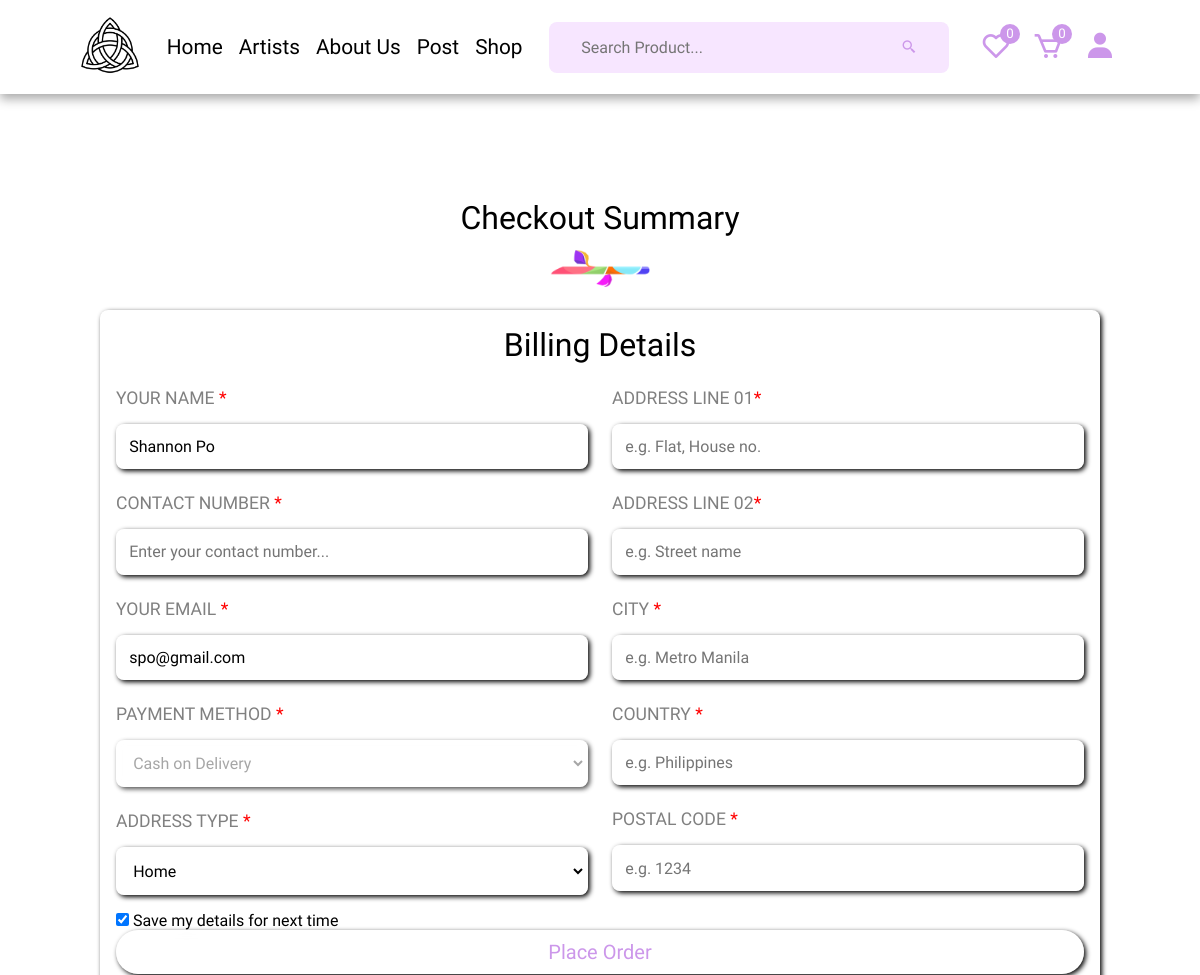
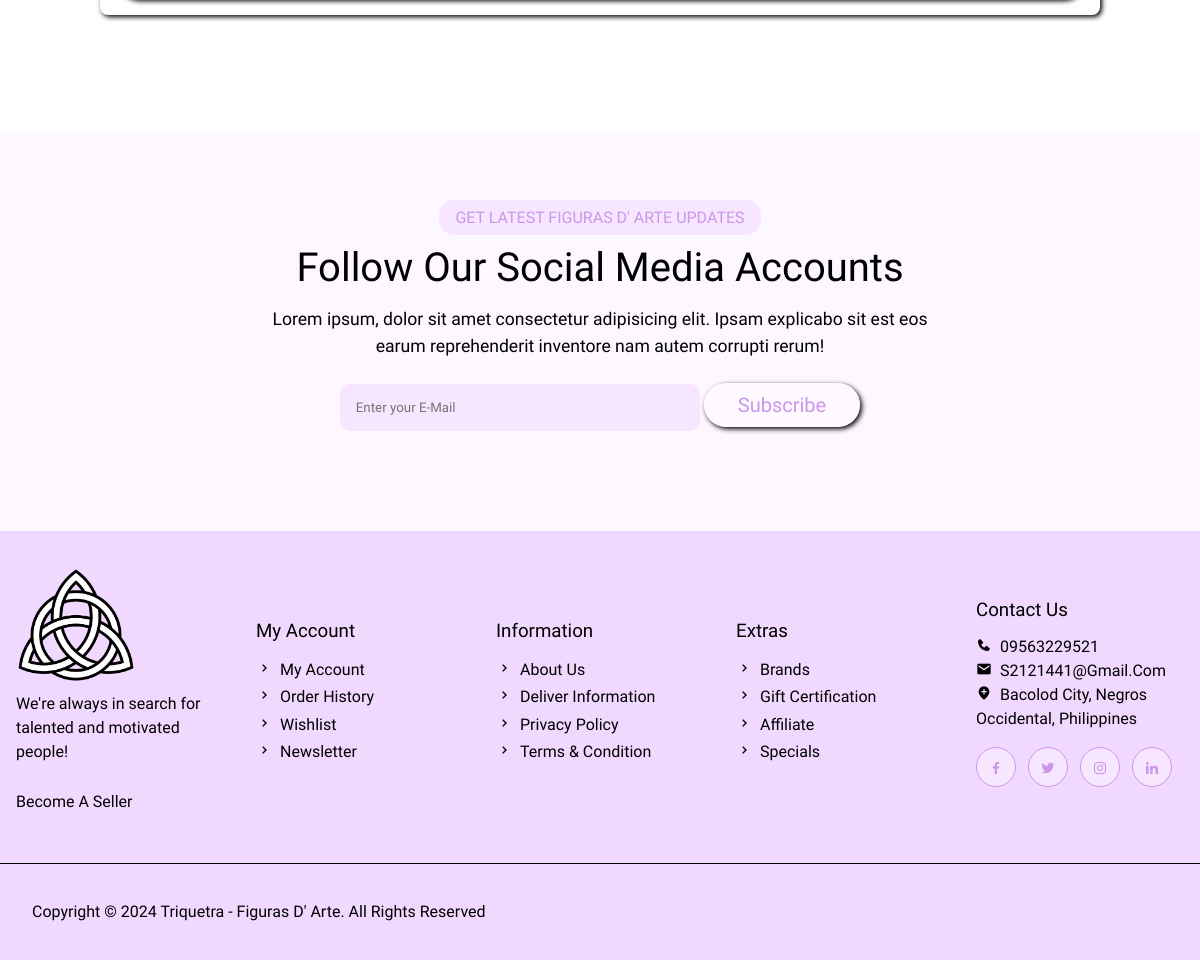
The page /checkout.php (signed in) on the database its author committed (2 pictures, top to bottom).
### tables this page shows
CREATE TABLE `users` (
  `id` int(20) NOT NULL,
  `name` varchar(50) NOT NULL,
  `email` varchar(50) NOT NULL,
  `number` varchar(15) NOT NULL,
  `password` varchar(50) NOT NULL,
  `image` varchar(100) NOT NULL,
  `address` varchar(255) NOT NULL,
  `address_type` varchar(50) NOT NULL,
  `username` varchar(255) NOT NULL,
  `status` varchar(50) DEFAULT 'pending',
  `profile_picture` varchar(255) DEFAULT NULL,
  `role` varchar(255) NOT NULL DEFAULT 'user'
);

### checkout.php (the view, shortened to what this page needs)
<?php
include 'components/connect.php';
if (isset($_COOKIE['user_id'])) {
    $user_id = $_COOKIE['user_id'];
} else {
    header('location:web_login.php');
    exit();
}
$user_details = [];
if (isset($user_id)) {
    $get_user_details = $conn->prepare("SELECT * FROM `users` WHERE id = ?");
    $get_user_details->execute([$user_id]);
    if ($get_user_details->rowCount() > 0) {
        $user_details = $get_user_details->fetch(PDO::FETCH_ASSOC);
    }
}
$address_parts = isset($user_details['address']) ? explode(',', $user_details['address']) : [];
$flat = isset($address_parts[0]) ? $address_parts[0] : '';
$street = isset($address_parts[1]) ? $address_parts[1] : '';
$city = isset($address_parts[2]) ? $address_parts[2] : '';
$country = isset($address_parts[3]) ? $address_parts[3] : '';
$pin = isset($address_parts[4]) ? $address_parts[4] : '';
?>
<!DOCTYPE html>
<html>
    <head>
        <link rel="stylesheet" type="text/css" href="css/user_style.css">
        <link rel="stylesheet" href="https://cdnjs.cloudflare.com/ajax/libs/font-awesome/6.2.0/css/all.min.css">
        <link href="https://unpkg.com/boxicons@2.1.4/css/boxicons.min.css" rel='stylesheet'>
    </head>
    <body>
        <?php include 'components/user_header.php'; ?>
        <div class="checkout">
            <div class="heading">
                <h1>Checkout Summary</h1>
                <img src="image/separator-img.png">
            </div>
            <div class="row">
                <form action="order.php" method="post" class="register">
                    <h3>Billing Details</h3>
                    <div class="flex">
                        <div class="box">
                            <div class="input-field">
                                <p>Your Name <span>*</span></p>
                                <input type="text" name="name" required maxlength="50" placeholder="Enter your name..." class="input" value="<?= isset($user_details['name']) ? $user_details['name'] : ''; ?>">
                            </div>
                            <div class="input-field">
                                <p>Contact Number <span>*</span></p>
                                <input type="tel" name="number" required placeholder="Enter your contact number..." class="input" value="<?= isset($user_details['number']) ? $user_details['number'] : ''; ?>" maxlength="12" inputmode="numeric">
                            </div>
                            <div class="input-field">
                                <p>Your Email <span>*</span></p>
                                <input type="email" name="email" required maxlength="50" placeholder="Enter your email..." class="input" value="<?= isset($user_details['email']) ? $user_details['email'] : ''; ?>">
                            </div>
                            <div class="input-field">
                                <p>Payment Method <span>*</span></p>
                                <select name="method" class="input" disabled>
                                    <option value="Cash on Delivery" selected>Cash on Delivery</option>
                                </select>
                            </div>
                            <div class="input-field">
                                <p>Address Type <span>*</span></p>
                                <select name="address_type" class="input">
                                    <option value="Home" <?= isset($user_details['address_type']) && $user_details['address_type'] == 'Home' ? 'selected' : ''; ?>>Home</option>
                                </select>
                            </div>
                        </div>
                        <div class="box">
                            <div class="input-field">
                                <p>Address Line 01<span>*</span></p>
                                <input type="text" name="flat" required maxlength="50" placeholder="e.g. Flat, House no." class="input" value="<?= $flat; ?>">
                            </div>
                            <div class="input-field">
                                <p>Address Line 02<span>*</span></p>
                                <input type="text" name="street" required maxlength="50" placeholder="e.g. Street name" class="input" value="<?= $street; ?>">
                            </div>
                            <div class="input-field">
                                <p>City <span>*</span></p>
                                <input type="text" name="city" required maxlength="50" placeholder="e.g. Metro Manila" class="input" value="<?= $city; ?>">
                            </div>
                            <div class="input-field">
                                <p>Country <span>*</span></p>
                                <input type="text" name="country" required maxlength="50" placeholder="e.g. Philippines" class="input" value="<?= $country; ?>">
                            </div>
                            <div class="input-field">
                                <p>Postal Code <span>*</span></p>
                                <input type="text" name="pin" required maxlength="10" placeholder="e.g. 1234" class="input" value="<?= $pin; ?>">
                            </div>
                        </div>
                    </div>
                    <div class="checkbox">
                        <input type="checkbox" name="save_details" <?= isset($user_details['name']) ? 'checked' : ''; ?>>
                        <label for="save_details">Save my details for next time</label>
                    </div>
                    <div class="btn-container">
                        <input type="submit" name="place_order" value="Place Order" class="btn">
                    </div>
                </form>
            </div>
        </div>
        <?php include 'components/footer.php'; ?>
    </body>
</html>

### css/user_style.css (style rules this page uses)
* { margin: 0; padding: 0; box-sizing: border-box; outline: none; border: none; text-decoration: none; font-family: "Lexend", sans-serif; font-optical-sizing: auto; font-weight: 200; font-style: normal; }
:root { --space: 2rem; --main-color: #cc97ea; --purple-color: #b381d1; --purple-opacity: #f7e6ff; --white-alpha-40: rgba(255,255,255,0.40); --white-alpha-25: rgba(255,255,255,0.25); --backdrop-filter: blur(5px); --box-shadow: 2px 2px 5px rgba(0,0,0.40); }
html { scroll-behavior: smooth; }
.btn { background-color: var(--white-alpha-25); border: 2px solid var(--white-alpha-40); backdrop-filter: var(--backdrop-filter); box-shadow: var(--box-shadow); text-transform: capitalize; color: var(--main-color); padding: .5rem 2rem; border-radius: 1.5rem; font-size: 20px; cursor: pointer; position: relative; text-align: center; }
.btn::before { position: absolute; content: ''; top: 0; left: 0; height: 100%; width: 0; border-radius: 30px; background-color: var(--main-color); z-index: -1; transition: width 0.3s ease; text-align: center; }
input[type='submit'] { cursor: pointer; }
.heading { text-align: center; line-height: 1.5; }
.heading h1 { font-size: 2rem; text-transform: capitalize; }
.heading img { margin-top: .5rem; width: 100px!important; }
.checkout { background-attachment: fixed; background-repeat: no-repeat; background-size: cover; padding: 100px 6%; }
.checkout .row { display: flex; flex-direction: column; flex-flow: column-reverse; }
.checkout .row form, .checkout .summary { box-shadow: var(--box-shadow); border-radius: .5rem; width: 1000px; padding: 1rem; margin: 1rem auto; }
.checkout .row h3 { font-size: 2rem; padding-bottom: 1rem; text-transform: capitalize; text-align: center; }
.checkout .row form .box { flex: 1 1 15rem; }
.checkout .row form .input { background-color: var(--white-alpha-25); border: 2px solid var(--white-alpha-40); backdrop-filter: var(--backdrop-filter); box-shadow: var(--box-shadow); width: 100%; border-radius: .5rem; margin: 1rem 0; font-size: 1rem; padding: .7rem; }
.checkout .row form .flex { display: flex; column-gap: 1.5rem; flex-wrap: wrap; }
.checkout .row form p { text-align: left; padding-top: .5rem; font-size: 1.1rem; text-transform: uppercase; color:gray; }
.checkout .row form span { color: red; }
.checkout .row form .btn { width: 100%; }

### rows shown on the page
users: name "Shannon Po", email "spo@gmail.com", name "☑"

### other values the page prints
$total_wishlist_items "0"
$total_cart_items "0"
